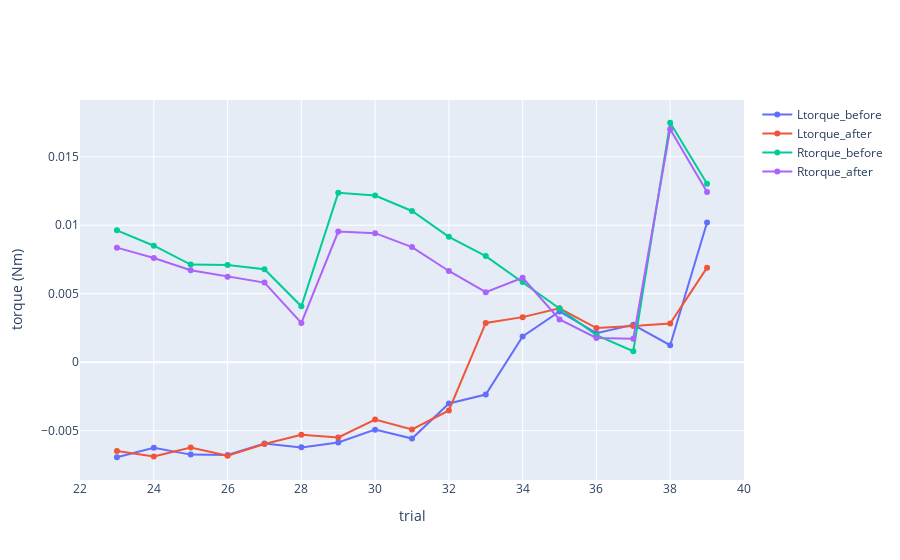

Write notebook code for a chart like this one.
### Code cell
fig = make_subplots()
fig.add_trace(go.Scatter(x = table.index, y = table.Ltorque_before, name="Ltorque_before"))
fig.add_trace(go.Scatter(x = table.index, y = table.Ltorque_after, name="Ltorque_after"))
fig.add_trace(go.Scatter(x = table.index, y = table.Rtorque_before, name="Rtorque_before"))
fig.add_trace(go.Scatter(x = table.index, y = table.Rtorque_after, name="Rtorque_after"))
fig.update_yaxes(title="torque (Nm)")
fig.update_xaxes(title="trial")

### Figure 1 — Plotly figure (JSON) as saved in the notebook; plotly's stock layout.template omitted (floating-point values rounded to 4 significant figures)
{"data": [{"name": "Ltorque_before", "type": "scatter", "x": [23, 24, 25, 26, 27, 28, 29, 30, 31, 32, 33, 34, 35, 36, 37, 38, 39], "y": [-0.006938, -0.006251, -0.006746, -0.006765, -0.005938, -0.006216, -0.005861, -0.004922, -0.005575, -0.003016, -0.002361, 0.001886, 0.003702, 0.002122, 0.002732, 0.001245, 0.0102]}, {"name": "Ltorque_after", "type": "scatter", "x": [23, 24, 25, 26, 27, 28, 29, 30, 31, 32, 33, 34, 35, 36, 37, 38, 39], "y": [-0.00648, -0.006885, -0.006235, -0.006833, -0.005971, -0.005301, -0.005494, -0.004183, -0.004909, -0.003518, 0.002869, 0.00329, 0.003939, 0.002493, 0.002636, 0.002832, 0.006904]}, {"name": "Rtorque_before", "type": "scatter", "x": [23, 24, 25, 26, 27, 28, 29, 30, 31, 32, 33, 34, 35, 36, 37, 38, 39], "y": [0.009625, 0.008504, 0.007132, 0.007104, 0.006783, 0.004082, 0.01236, 0.01216, 0.01104, 0.009152, 0.007747, 0.005856, 0.00392, 0.001973, 0.0007981, 0.01748, 0.01303]}, {"name": "Rtorque_after", "type": "scatter", "x": [23, 24, 25, 26, 27, 28, 29, 30, 31, 32, 33, 34, 35, 36, 37, 38, 39], "y": [0.008365, 0.007612, 0.006713, 0.006235, 0.005814, 0.002868, 0.00954, 0.009421, 0.008403, 0.006659, 0.005114, 0.006162, 0.003127, 0.001771, 0.001714, 0.01701, 0.01242]}], "layout": {"xaxis": {"anchor": "y", "domain": [0, 1], "title": {"text": "trial"}}, "yaxis": {"anchor": "x", "domain": [0, 1], "title": {"text": "torque (Nm)"}}}}
